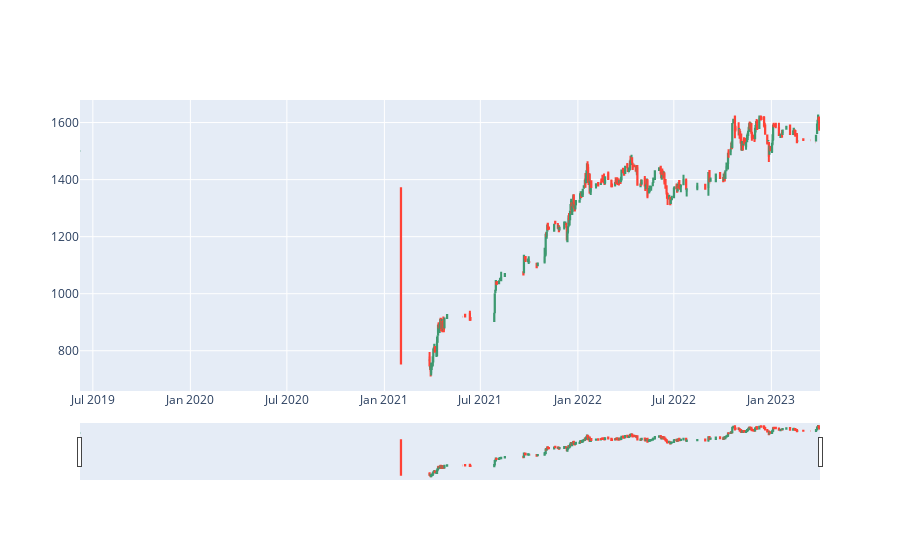

Notebook code cell kept with this figure:
### Code cell
fig = go.Figure(data =[go.Candlestick(x=user_elo_ohlc.index,
                open =daily_user_data['open'],
                high =daily_user_data['high'],
                low  =daily_user_data['low'],
                close=daily_user_data['close'])])

fig.show()

### Figure 1 — Plotly figure (JSON) as saved in the notebook; plotly's stock layout.template omitted (floating-point values rounded to 4 significant figures; data arrays with more than 128 entries replaced by an {"elided": "..."} marker saying what was removed)
{"data": [{"close": {"elided": "1396 int values"}, "high": {"elided": "1396 int values"}, "low": {"elided": "1396 int values"}, "open": {"elided": "1396 int values"}, "type": "candlestick", "x": {"elided": "1396 str values"}}], "layout": {}}
